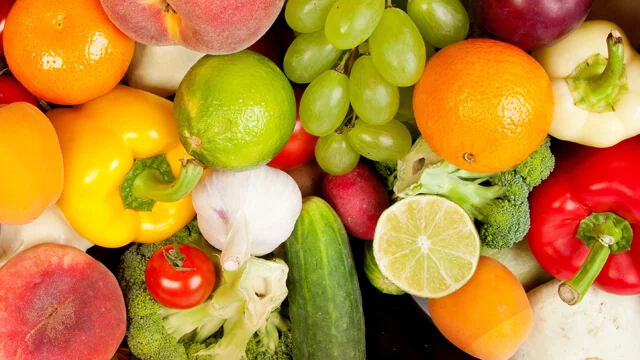
#> input picture images/original.png, 640 x 360 px
$ python first_seminar.py
#> lines starting #> are read from the running program, lines starting #| are printed output that depends on the picture

import cv2
import numpy as np
import matplotlib.pyplot as plt

import subprocess
from scipy.fft import dctn
from pathlib import Path

##EXERCISE 1##
class ColorTranslator:
    """
    A class to convert colors between RGB and YUV color spaces
    using the BT.601 standard.
    """

    def rgb_to_yuv(self, r, g, b):
        """
        Convert an RGB color to YUV.

        Args:
            r: Red component (0-255).
            g: Green component (0-255).
            b: Blue component (0-255).

        Returns:
            A tuple containing the Y, U, and V components.
        """

        # Calculate the luma (brightness) component
        y = 0.299 * r + 0.587 * g + 0.114 * b

        # Calculate the chrominance (color difference) components
        u = -0.14713 * r - 0.28886 * g + 0.436 * b
        v = 0.615 * r - 0.51499 * g - 0.10001 * b

        return y, u, v

    def yuv_to_rgb(self, y, u, v):
        """
        Convert a YUV color back to RGB.

        Args:
            y: Luma component.
            u: Blue chrominance component.
            v: Red chrominance component.

        Returns:
            A tuple containing the R, G, and B components.
        """

        # Apply the inverse YUV to RGB transformation
        r = y + 1.13983 * v
        g = y - 0.39465 * u - 0.58060 * v
        b = y + 2.03211 * u

        return r, g, b

class ImageResizer:
    """
    A class to resize images using FFmpeg through Python subprocess.
    """

    def __init__(self, input_path):
        # Store the path of the original image
        self.input_path = str(input_path)

    def resize(self, width, height, output_path, algorithm=None):
        """
        Resize an image using FFmpeg.

        Args:
            width: Target image width in pixels.
            height: Target image height in pixels.
            output_path: Path where the resized image will be saved.
            algorithm: Optional scaling algorithm (e.g. bilinear, bicubic).

        Returns:
            None.
        """

        # Build the FFmpeg command
        command = [
            "ffmpeg",
            "-y",
            "-i", self.input_path,
        ]

        # Select a scaling algorithm if specified
        if algorithm is not None:
            command.extend(["-sws_flags", algorithm])

        # Set the target resolution
        command.extend([
            "-vf", f"scale={width}:{height}",
            output_path
        ])

        # Execute FFmpeg and raise an error if it fails
        subprocess.run(command, check=True)

        # Confirm that the output was generated
        print(f"Image saved: {output_path}")


def compare_luma_chroma_blur(image_path):
    """
    Compare the visual effects of blurring the luma channel
    versus blurring the chroma channels.
    """
#> called with image_path = 'images/original.png'

    # Load the original image and convert it from BGR to YUV
    image = cv2.imread(image_path)
#> image is the input picture: shape (360, 640, 3); mean B, G, R 54.5, 138.4, 190.6
    if image is None:
        raise FileNotFoundError(f"Image not found: {image_path}")

    yuv = cv2.cvtColor(image, cv2.COLOR_BGR2YUV)
#> yuv: shape (360, 640, 3); mean of channels 0, 1, 2 144.4, 83.7, 168.2

    # Create two independent copies of the YUV image
    chroma_blurred = yuv.copy()
    luma_blurred = yuv.copy()

    # Apply Gaussian blur only to the chroma channels (U and V)
    chroma_blurred[:, :, 1] = cv2.GaussianBlur(
        yuv[:, :, 1], (31, 31), 0
    )
#> chroma_blurred: shape (360, 640, 3); mean of channels 0, 1, 2 144.4, 83.7, 168.2
    chroma_blurred[:, :, 2] = cv2.GaussianBlur(
        yuv[:, :, 2], (31, 31), 0
    )
#> chroma_blurred: shape (360, 640, 3); mean of channels 0, 1, 2 144.4, 83.7, 168.2

    # Apply Gaussian blur only to the luma channel (Y)
    luma_blurred[:, :, 0] = cv2.GaussianBlur(
        yuv[:, :, 0], (31, 31), 0
    )
#> luma_blurred: shape (360, 640, 3); mean of channels 0, 1, 2 144.4, 83.7, 168.2

    # Convert the processed images back to RGB for visualization
    original_rgb = cv2.cvtColor(image, cv2.COLOR_BGR2RGB)
    chroma_rgb = cv2.cvtColor(chroma_blurred, cv2.COLOR_YUV2RGB)
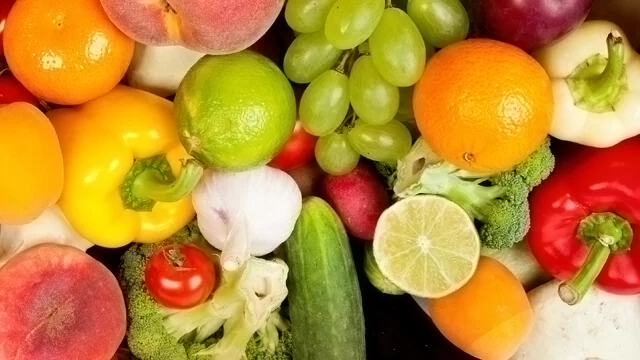
#> chroma_rgb: shape (360, 640, 3); mean R, G, B 190, 138.6, 55.8
    luma_rgb = cv2.cvtColor(luma_blurred, cv2.COLOR_YUV2RGB)
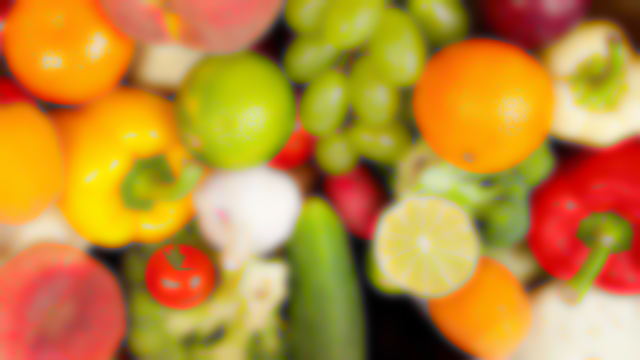
#> luma_rgb: shape (360, 640, 3); mean R, G, B 190.2, 138.6, 54.9

    # Display the three images side by side
    fig, axes = plt.subplots(1, 3, figsize=(15, 5))

    images = [original_rgb, chroma_rgb, luma_rgb]
    titles = ["Original", "Chroma blur (U, V)", "Luma blur (Y)"]

    for ax, img, title in zip(axes, images, titles):
        ax.imshow(img)
        ax.set_title(title)
        ax.axis("off")
#> this loop made 3 passes
#> title on passes 1 to 3: 'Original', 'Chroma blur (U, V)', 'Luma blur (Y)'

    plt.tight_layout()
    plt.show()
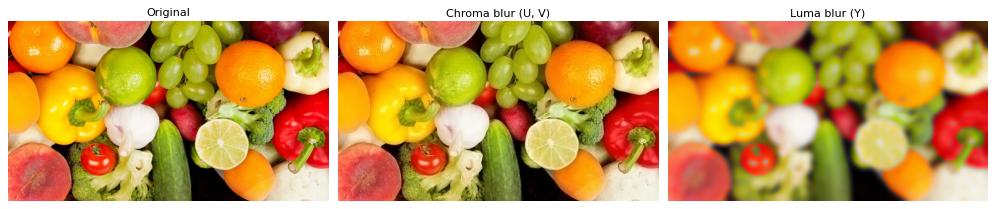
#> figure drawn by matplotlib, 3 panels

    # Save the results for the report
    cv2.imwrite(
        "images/chroma_blurred.png",
        cv2.cvtColor(chroma_rgb, cv2.COLOR_RGB2BGR)
    )
    cv2.imwrite(
        "images/luma_blurred.png",
        cv2.cvtColor(luma_rgb, cv2.COLOR_RGB2BGR)
    )

class ZigzagEncoder:
    """
    A class to convert an 8x8 matrix into a zigzag sequence
    and reconstruct the original matrix.
    """

    def zigzag(self, matrix):
        """
        Convert an 8x8 matrix into a list of 64 values
        following the JPEG zigzag scanning order.
        """

        # Check that the input matrix has the correct dimensions
        if len(matrix) != 8 or any(len(row) != 8 for row in matrix):
            raise ValueError("Input matrix must be 8x8")

        result = []

        # There are 15 diagonals in an 8x8 matrix
        for diagonal in range(15):

            # Find the coordinates belonging to each diagonal
            positions = []

            for row in range(8):
                col = diagonal - row

                if 0 <= col < 8:
                    positions.append((row, col))

            # Reverse every even diagonal to create the zigzag pattern
            if diagonal % 2 == 0:
                positions.reverse()

            # Extract the matrix values in zigzag order
            for row, col in positions:
                result.append(matrix[row][col])

        return result

    def inverse_zigzag(self, sequence):
        """
        Reconstruct an 8x8 matrix from a zigzag sequence
        containing 64 values.
        """

        # Validate the sequence length
        if len(sequence) != 64:
            raise ValueError("Input sequence must contain 64 values")

        # Create an empty 8x8 matrix
        matrix = [[0 for _ in range(8)] for _ in range(8)]

        index = 0

        # Visit the diagonals in the same order as the encoder
        for diagonal in range(15):

            positions = []

            for row in range(8):
                col = diagonal - row

                if 0 <= col < 8:
                    positions.append((row, col))

            if diagonal % 2 == 0:
                positions.reverse()

            # Place each value back into its original position
            for row, col in positions:
                matrix[row][col] = sequence[index]
                index += 1

        return matrix

# EXERCISE 6: DCT + quantization
class DCTCodec:
    """8x8 DCT-II (done by hand with a matrix) and JPEG quantization."""

    def __init__(self):
        # Standard JPEG luminance table (we copy it from https://en.wikipedia.org/wiki/JPEG)
        self.q_table = np.array([
            [16, 11, 10, 16, 24, 40, 51, 61],
            [12, 12, 14, 19, 26, 58, 60, 55],
            [14, 13, 16, 24, 40, 57, 69, 56],
            [14, 17, 22, 29, 51, 87, 80, 62],
            [18, 22, 37, 56, 68, 109, 103, 77],
            [24, 35, 55, 64, 81, 104, 113, 92],
            [49, 64, 78, 87, 103, 121, 120, 101],
            [72, 92, 95, 98, 112, 100, 103, 99],
        ])

        # DCT matrix: C[k][n] = a(k) * cos((2n+1) * k * pi / 16)
        # a(0) = sqrt(1/8) and a(k) = sqrt(2/8) for the rest
        self.C = np.zeros((8, 8))
        for k in range(8):
            a = np.sqrt(1 / 8) if k == 0 else np.sqrt(2 / 8)
            for n in range(8):
                self.C[k][n] = a * np.cos((2 * n + 1) * k * np.pi / 16)

    def encode(self, block):
        # Subtract 128 to center the pixels around 0, then C * block * C^T
        block = np.array(block, dtype=float) - 128
        return self.C @ block @ self.C.T

    def decode(self, coefs):
        # Inverse: C^T * coefs * C, then add the 128 back
        return self.C.T @ coefs @ self.C + 128

    def get_table(self, quality):
        # libjpeg formula to go from quality (1-100) to a table
        quality = min(max(quality, 1), 100)
        if quality < 50:
            scale = 5000 / quality
        else:
            scale = 200 - 2 * quality
        table = np.floor((self.q_table * scale + 50) / 100)
        # never below 1 (division by 0) or above 255
        return np.clip(table, 1, 255)

    def quantize(self, coefs, quality):
        # This is where information is lost: divide and round
        return np.round(coefs / self.get_table(quality)).astype(int)

    def dequantize(self, quantized, quality):
        return quantized * self.get_table(quality)


def show_quantization(image_path):
    """Pass one 8x8 block through the DCT with different qualities."""
    image = cv2.imread(image_path, cv2.IMREAD_GRAYSCALE)

    # Block with quite a lot of detail (row 8, column 168)
    block = image[8:16, 168:176]

    codec = DCTCodec()
    coefs = codec.encode(block)

    # Without quantizing we must get the original block back
    print("Round trip without quantizing:", np.allclose(codec.decode(coefs), block))

    qualities = [90, 50, 10]
    fig, axes = plt.subplots(1, 3, figsize=(12, 4))

    for ax, quality in zip(axes, qualities):
        quantized = codec.quantize(coefs, quality)
        recovered = np.clip(codec.decode(codec.dequantize(quantized, quality)), 0, 255)

        zeros = int(np.sum(quantized == 0))
        # zeros only in the bottom right corner (high frequencies)
        zeros_hf = int(np.sum(quantized[4:, 4:] == 0))
        error = np.mean(np.abs(recovered - block))

        print(f"\nQuality {quality}: {zeros}/64 zeros "
              f"({zeros_hf}/16 in the bottom right), mean error {error:.2f}")
        print(quantized)

        # white = coefficient that survives, black = zero
        ax.imshow(quantized != 0, cmap="gray")
        ax.set_title(f"Quality {quality} ({64 - zeros} non-zero)")

    plt.tight_layout()
    plt.savefig("screenshots/ex6_quantization.png")
    plt.close()


def check_dct_with_scipy(image_path):
    """Check that my DCT gives the same as scipy."""
    image = cv2.imread(image_path, cv2.IMREAD_GRAYSCALE)
    block = image[8:16, 168:176].astype(float)

    codec = DCTCodec()
    mine = codec.encode(block)
    scipy_result = dctn(block - 128, type=2, norm="ortho")
    print("\nSame as scipy:", np.allclose(mine, scipy_result))


if __name__ == "__main__":

    # EXERCISE 3: Luma vs chroma blur
    compare_luma_chroma_blur("images/original.png")

    # EXERCISE 2: RGB to YUV conversion

    # Create an instance of the ColorTranslator class
    translator = ColorTranslator()

    # Define an example RGB color
    rgb_original = (255, 100, 50)

    # Convert the original RGB color to YUV
    yuv = translator.rgb_to_yuv(*rgb_original)

    # Convert the YUV color back to RGB
    rgb_recovered = translator.yuv_to_rgb(*yuv)

    # Display the original and converted color values
    print("Original RGB:", rgb_original)
    print("Converted YUV:", yuv)
    print("Recovered RGB:", rgb_recovered)

    # Round the recovered RGB values to the nearest integer
    rgb_rounded = tuple(round(value) for value in rgb_recovered)

    # Display the rounded result
    print("Rounded RGB:", rgb_rounded)

    # Check whether the original RGB values were recovered
    print("Exact reconstruction:", rgb_original == rgb_rounded)

    # EXERCISE 4: Resize images with FFmpeg

    # Create an instance of the ImageResizer class
    resizer = ImageResizer("images/original.png")

    # Define the target resolutions
    resolutions = [
        (320, 180, "half"),
        (160, 90, "quarter"),
        (80, 45, "eighth")
    ]

    # Generate resized images automatically
    for width, height, name in resolutions:
        resizer.resize(
            width,
            height,
            f"images/python_resized_{name}.png"
        )

    # Compare different scaling algorithms
    algorithms = ["neighbor", "bilinear", "bicubic"]

    # Resize the image using each scaling algorithm
    for algorithm in algorithms:
        resizer.resize(
            80,
            45,
            f"images/resize_{algorithm}.png",
            algorithm=algorithm
        )

    # EXERCISE 5: Zigzag scanning

    # Create an instance of the ZigzagEncoder class
    zigzag_encoder = ZigzagEncoder()

    # Create an example 8x8 matrix
    original_matrix = [
        [row * 8 + col for col in range(8)]
        for row in range(8)
    ]

    # Convert the matrix into a zigzag sequence
    zigzag_sequence = zigzag_encoder.zigzag(original_matrix)

    # Reconstruct the original matrix
    recovered_matrix = zigzag_encoder.inverse_zigzag(zigzag_sequence)

    # Display the results
    print("\nOriginal matrix:")
    for row in original_matrix:
        print(row)

    print("\nZigzag sequence:")
    print(zigzag_sequence)

    print("\nRecovered matrix:")
    for row in recovered_matrix:
        print(row)

    # Check whether the original matrix was recovered
    print("\nExact reconstruction:",
          original_matrix == recovered_matrix)

    # EXERCISE 6: DCT + quantization
    show_quantization("images/original.png")
#> in show_quantization, `image = cv2.imread(image_path, cv2.IMREAD_GRAYSCALE)`:
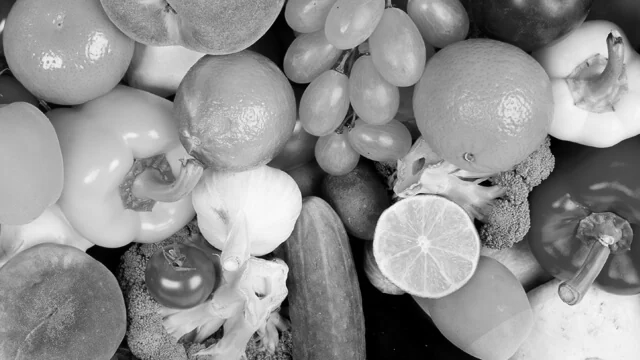
#> image: shape (360, 640); min 0, max 251, mean 144.4
#| Round trip without quantizing: True
#> the loop in show_quantization, `for ax, quality in zip(axes, qualities):` made 3 passes
#> (zeros, zeros_hf, error) on passes 1 to 3: (28, 12, 2.5), (49, 16, 6.26), (54, 16, 12.38)
#> (printed output is left out)
#> in show_quantization, `plt.savefig("screenshots/ex6_quantization.png")`:
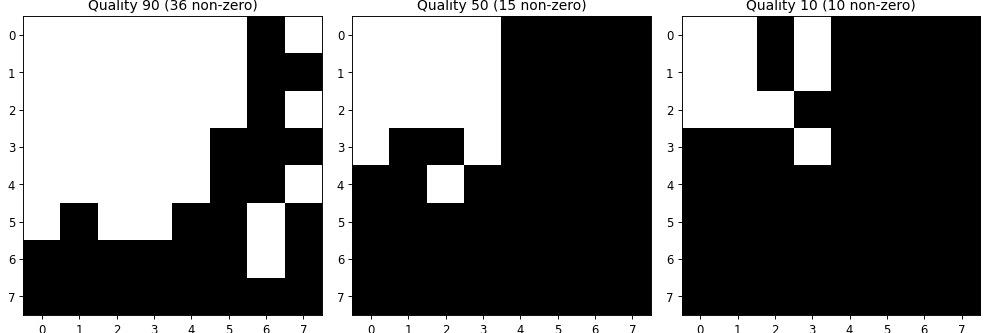
#> figure drawn by matplotlib, 3 panels
    check_dct_with_scipy("images/original.png")
#| Same as scipy: True
